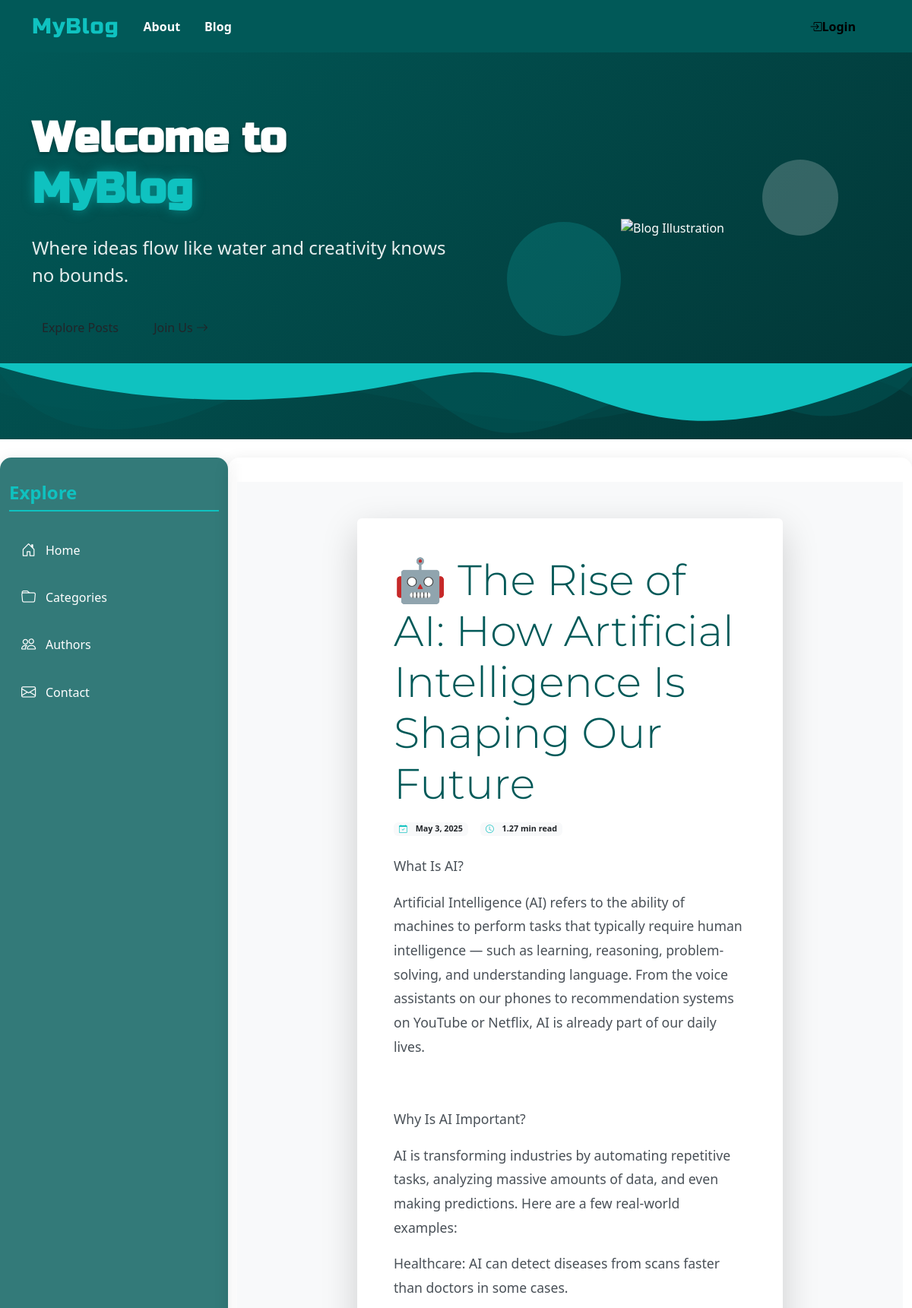
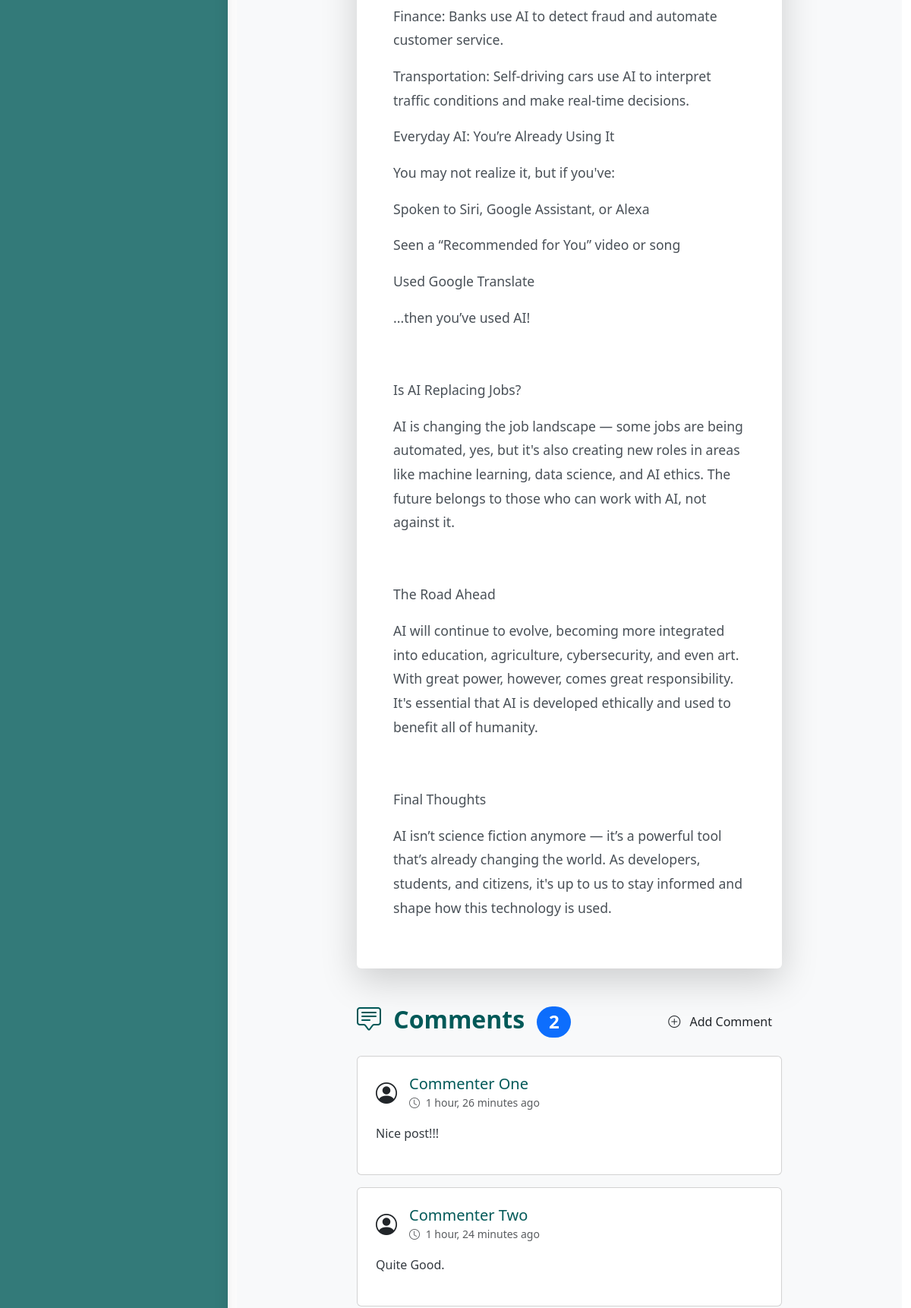
/post/21/ (upper part), run on the app's committed database (2 pictures, top to bottom).
### blog/models.py (models this page shows, shortened)
class Post(models.Model):
    author = models.ForeignKey('auth.User', on_delete=models.CASCADE)
    title = models.CharField(max_length=200)
    text = models.TextField()
    created_date = models.DateTimeField(default=timezone.now)
    published_date = models.DateTimeField(blank=True, null=True)

class Comment(models.Model):
    post = models.ForeignKey('blog.Post', related_name='comments', on_delete=models.CASCADE)
    author = models.CharField(max_length=200)
    text = models.TextField()
    created_date = models.DateTimeField(default=timezone.now)
    approved_comment = models.BooleanField(default=False)

### blog/views.py (the view)
# urls.py: path('post/<int:pk>/', views.PostDetailView.as_view(), name='post_detail'),
class PostDetailView(DetailView):
    model = Post

### blog/templatetags/custom_filters.py (called while the page is built)
@register.filter
def divide(value, arg):
    try:
        return int(value) / int(arg)
    except (ValueError, ZeroDivisionError):
        return None

### blog/templates/blog/post_detail.html (shortened to what this page needs)
{% extends "blog/base.html" %}
{% load custom_filters %}
{% block content %}
<section class="post-detail-section py-5">
    <div class="container">
        <div class="row justify-content-center">
            <div class="col-lg-10 col-xl-8">
                <article class="post-detail-card card border-0 shadow-lg mb-5">
                    <div class="card-body p-4 p-md-5">
                        <header class="post-header mb-4">
                            <h1 class="post-title display-4 mb-3">{{ post.title }}</h1>
                            <div class="post-meta d-flex flex-wrap align-items-center gap-3 mb-4">
                                {% if post.published_date %}
                                    <span class="post-date badge bg-light text-dark">
                                        <i class="bi bi-calendar-check me-2"></i>
                                        {{ post.published_date|date:"F j, Y" }}
                                    </span>
                                {% else %}
                                    <a class="btn btn-publish btn-sm" href="{% url 'post_publish' pk=post.pk %}">
                                        <i class="bi bi-upload me-1"></i> Publish
                                    </a>
                                {% endif %}
                                <span class="post-read-time badge bg-light text-dark">
                                    <i class="bi bi-clock me-2"></i>
                                    {{ post.text|wordcount|divide:200 }} min read
                                </span>
                            </div>
                        </header>
                        <div class="post-content">
                            <div class="content-body">
                                {{ post.text|safe|linebreaksbr }}
                            </div>
                        </div>
                    </div>
                </article>
                <section class="comments-section">
                    <div class="d-flex justify-content-between align-items-center mb-4">
                        <h2 class="comments-title mb-0">
                            <i class="bi bi-chat-square-text me-2"></i>
                            Comments
                            <span class="badge bg-primary rounded-pill ms-2">{{ post.comments.count }}</span>
                        </h2>
                        <a class="btn btn-add-comment" href="{% url 'add_comment_to_post' pk=post.pk %}">
                            <i class="bi bi-plus-circle me-2"></i> Add Comment
                        </a>
                    </div>
                    {% if post.comments.all %}
                        <div class="comments-list">
                            {% for comment in post.comments.all %}
                                {% if user.is_authenticated or comment.approved_comment %}
                                <div class="comment-card card mb-3 {% if not comment.approved_comment %}comment-unapproved{% endif %}">
                                    <div class="card-body p-4">
                                        <div class="comment-header d-flex justify-content-between mb-3">
                                            <div class="comment-author d-flex align-items-center">
                                                <div class="comment-avatar me-3">
                                                    <i class="bi bi-person-circle fs-3"></i>
                                                </div>
                                                <div>
                                                    <h5 class="comment-author-name mb-0">{{ comment.author }}</h5>
                                                    <small class="text-muted">
                                                        <i class="bi bi-clock me-1"></i>
                                                        {{ comment.created_date|timesince }} ago
                                                    </small>
                                                </div>
                                            </div>
                                        </div>
                                        <div class="comment-text">
                                            {{ comment.text|safe|linebreaks }}
                                        </div>
                                    </div>
                                </div>
                                {% endif %}
                            {% endfor %}
                        </div>
                    {% else %}
                        <div class="no-comments text-center py-5">
                            <i class="bi bi-chat-square-text fs-1 text-muted mb-3"></i>
                            <h3 class="h5 text-muted">No comments yet</h3>
                            <p class="text-muted">Be the first to share your thoughts!</p>
                        </div>
                    {% endif %}
                </section>
            </div>
        </div>
    </div>
</section>
{% endblock %}

### blog/static/css/blog_final.css (style rules this page uses)
:root { --primary: #0FC2C0; --primary-dark: #015958; --white: #ffffff; --black: #000000; --gray-light: #f8f9fa; --shadow: 0 4px 20px rgba(0, 0, 0, 0.1); }
body { font-family: 'Montserrat', sans-serif; background-color: var(--primary-dark); color: var(--white); line-height: 1.6; }
.post-title { font-family: 'Montserrat', sans-serif; font-weight: 700; color: #212529; font-size: 1.5rem; transition: color 0.3s ease; }
.post-meta { font-size: 0.9rem; color: #6c757d; }
.post-meta i { color: #0FC2C0; }
.post-detail-section { background-color: #f8f9fa; }
.post-detail-card { border-radius: 12px; overflow: hidden; transition: transform 0.3s ease; }
.post-title { color: #015958; font-weight: 700; line-height: 1.3; }
.post-content { font-size: 1.1rem; line-height: 1.8; color: #495057; }
.btn-add-comment { background-color: #0FC2C0; color: white; border-radius: 50px; }
.comments-title { color: #015958; font-weight: 600; }
.comment-card { border-radius: 10px; border-left: 4px solid #0FC2C0; transition: all 0.3s ease; }
.comment-author-name { color: #015958; }
.comment-text { color: #343a40; line-height: 1.7; }
.post-title { color: #015958; font-weight: 600; }

### data on the page
Post: title "🤖 The Rise of AI: How Artificial Intelligence Is Shaping Our Future", published_date "May 3, 2025", text|divide "1.27", text "What Is AI? Artificial Intelligence (AI) refers to the ability of machines to perform tasks that typically require human intelligence — such as learning, reasoning, problem-solving, and understanding language. From the voice assistants on our phones to recommendation systems on YouTube or Netflix, AI is already part of our daily lives. Why Is AI Important? AI is transforming industries by automating repetitive tasks, analyzing massive amounts of data, and even making predictions. Here are a few real-world examples: Healthcare: AI can detect diseases from scans faster than doctors in some cases. Finance: Banks use AI to detect fraud and automate customer service. Transportation: Self-driving…", comments.count "2"
Comment: author "Commenter One", created_date "1 hour, 26 minutes", text "Nice post!!!"
Comment: author "Commenter Two", created_date "1 hour, 24 minutes", text "Quite Good."
